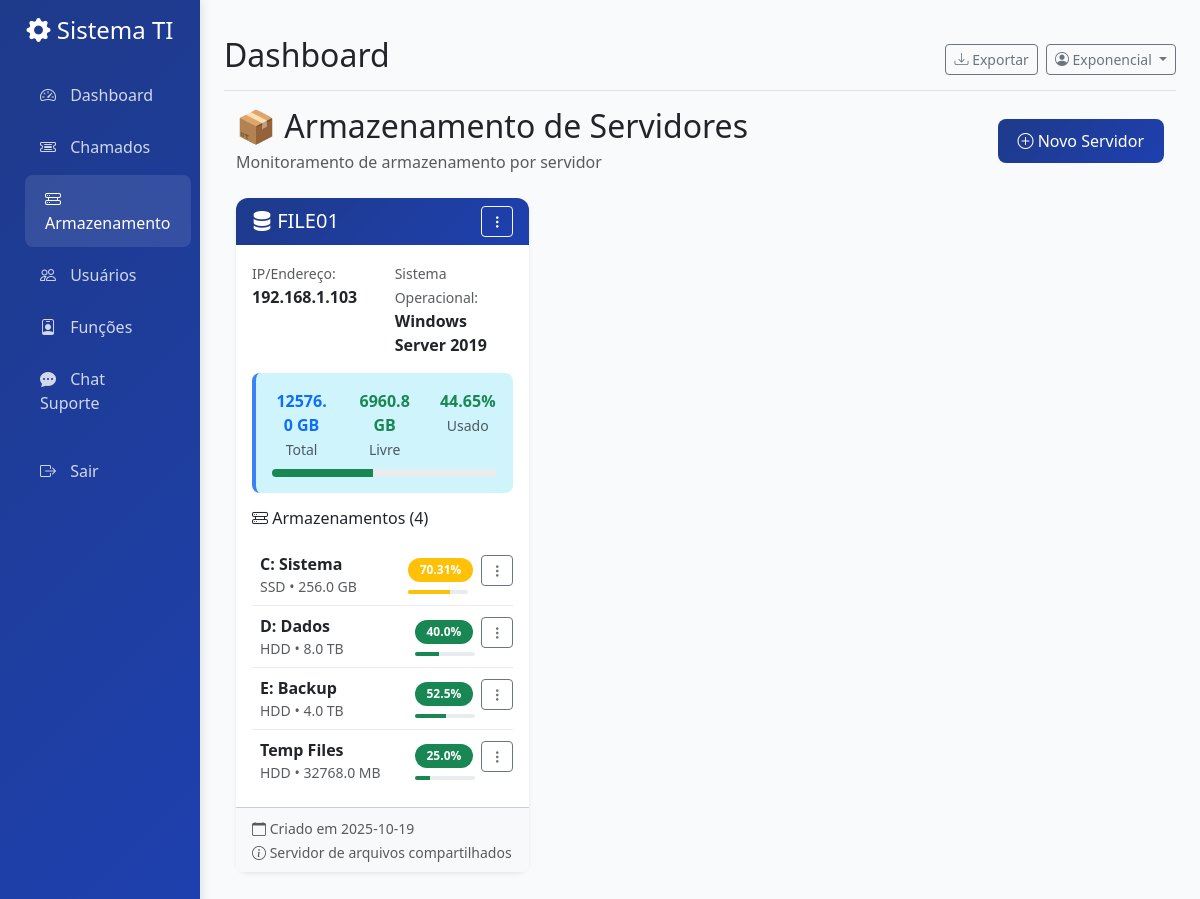
The app's page /storage/ (signed in), older data.
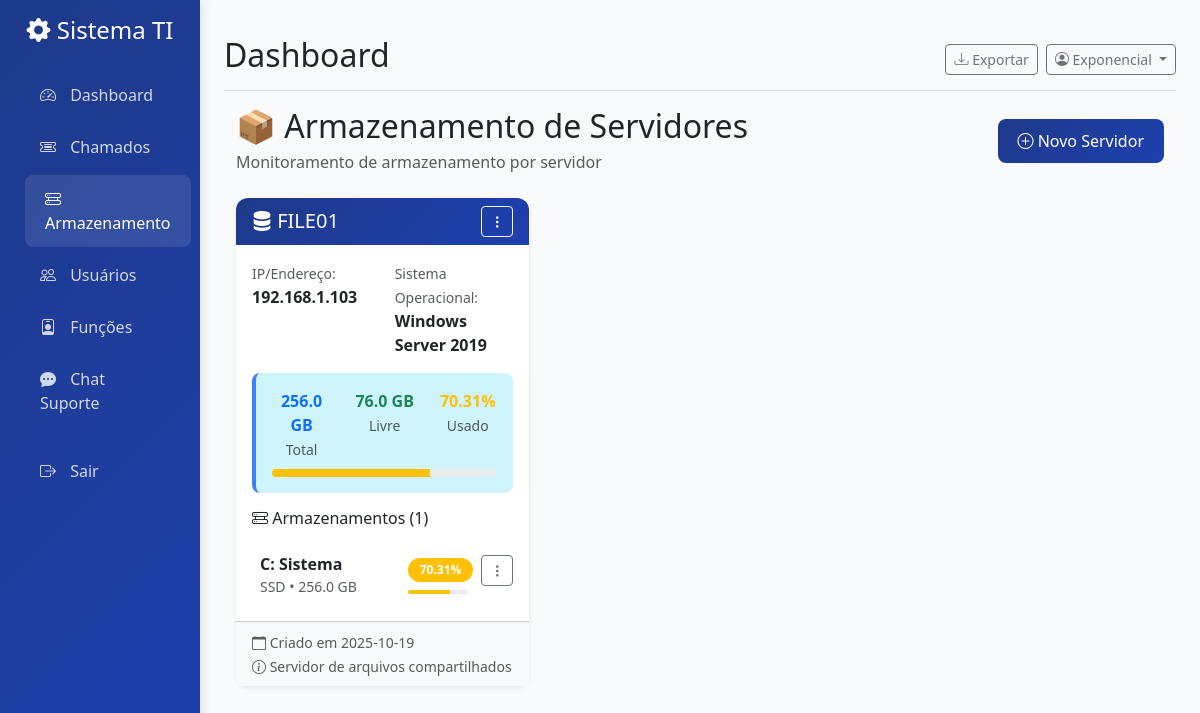
The same page, newer data.
### tables this page shows
CREATE TABLE servidores (
        id INTEGER PRIMARY KEY AUTOINCREMENT,
        nome TEXT NOT NULL UNIQUE,
        descricao TEXT,
        ip_endereco TEXT,
        sistema_operacional TEXT,
        observacoes TEXT,
        created_at TIMESTAMP DEFAULT CURRENT_TIMESTAMP,
        updated_at TIMESTAMP DEFAULT CURRENT_TIMESTAMP
    );

CREATE TABLE armazenamentos (
        id INTEGER PRIMARY KEY AUTOINCREMENT,
        servidor_id INTEGER NOT NULL,
        nome TEXT NOT NULL,
        tipo TEXT NOT NULL, -- 'SSD', 'HDD', 'NVMe', etc.
        capacidade_valor REAL NOT NULL,
        capacidade_unidade TEXT NOT NULL, -- 'GB' ou 'TB'
        usado_valor REAL NOT NULL,
        usado_unidade TEXT NOT NULL, -- 'GB' ou 'TB'
        observacoes TEXT,
        created_at TIMESTAMP DEFAULT CURRENT_TIMESTAMP,
        updated_at TIMESTAMP DEFAULT CURRENT_TIMESTAMP,
        FOREIGN KEY (servidor_id) REFERENCES servidores (id) ON DELETE CASCADE
    );

### routes/servidor_routes.py (the view)
@servidor_bp.route('/')
@login_required
def listar_servidores():
    if not can_access_storage():
        flash('Acesso negado! Você não tem permissão para acessar o armazenamento de servidores.', 'danger')
        return redirect(url_for('dashboard'))
    conn = get_db_connection()
    servidores_raw = conn.execute('''
        SELECT * FROM servidores
        ORDER BY nome
    ''').fetchall()
    servidores = []
    for servidor_row in servidores_raw:
        servidor = dict(servidor_row)
        armazenamentos_raw = conn.execute('''
            SELECT * FROM armazenamentos
            WHERE servidor_id = ?
            ORDER BY nome
        ''', (servidor['id'],)).fetchall()
        armazenamentos = []
        for arm_row in armazenamentos_raw:
            armazenamento = dict(arm_row)
            class MockArmazenamento:
                def __init__(self, data):
                    self.__dict__.update(data)
                    self.capacidade_gb = round(self._to_gb(self.capacidade_valor, self.capacidade_unidade), 2)
                    self.usado_gb = round(self._to_gb(self.usado_valor, self.usado_unidade), 2)
                    self.livre_gb = round(self.capacidade_gb - self.usado_gb, 2)
                    self.percentual_uso = round((self.usado_gb / self.capacidade_gb) * 100, 2) if self.capacidade_gb > 0 else 0.0
                    self.percentual_livre = round(100 - self.percentual_uso, 2)
                    self.status_cor = self._get_status_cor(self.percentual_uso)
                def _to_gb(self, valor, unidade):
                    if unidade.upper() == 'TB':
                        return valor * 1024
                    elif unidade.upper() == 'MB':
                        return valor / 1024
                    return valor
                def _get_status_cor(self, percentual_uso):
                    if percentual_uso < 70:
                        return 'success'
                    elif percentual_uso < 85:
                        return 'warning'
                    return 'danger'
            armazenamentos.append(MockArmazenamento(armazenamento))
        class MockServidor:
            def __init__(self, data, armazenamentos):
                self.__dict__.update(data)
                self.armazenamentos = armazenamentos
                self.total_armazenamentos = len(armazenamentos)
                self.capacidade_total_gb = sum(arm.capacidade_gb for arm in armazenamentos)
                self.usado_total_gb = sum(arm.usado_gb for arm in armazenamentos)
                self.livre_total_gb = round(self.capacidade_total_gb - self.usado_total_gb, 2)
                self.percentual_uso_total = round((self.usado_total_gb / self.capacidade_total_gb) * 100, 2) if self.capacidade_total_gb > 0 else 0.0
                self.status_cor_total = self._get_status_cor(self.percentual_uso_total)
            def _get_status_cor(self, percentual_uso):
                if percentual_uso < 70:
                    return 'success'
                elif percentual_uso < 85:
                    return 'warning'
                return 'danger'
        servidores.append(MockServidor(servidor, armazenamentos))
    conn.close()
    return render_template('servidores_lista.html', servidores=servidores)

### templates/servidores_lista.html (shortened to what this page needs)
{% extends "base.html" %}
{% block content %}
<div class="container-fluid">
    <div class="row">
        <div class="col-12">
            <div class="d-flex justify-content-between align-items-center mb-4">
                <div>
                    <h2 class="mb-1">📦 Armazenamento de Servidores</h2>
                    <p class="text-muted mb-0">Monitoramento de armazenamento por servidor</p>
                </div>
                <div>
                    <a href="{{ url_for('servidor.novo_servidor') }}" class="btn btn-primary">
                        <i class="bi bi-plus-circle"></i> Novo Servidor
                    </a>
                </div>
            </div>
            {% if servidores %}
            <div class="row">
                {% for servidor in servidores %}
                <div class="col-lg-6 col-xl-4 mb-4">
                    <div class="card h-100 shadow-sm">
                        <div class="card-header bg-primary text-white">
                            <div class="d-flex justify-content-between align-items-center">
                                <h5 class="mb-0">
                                    <i class="bi bi-server"></i> {{ servidor.nome }}
                                </h5>
                                <div class="dropdown">
                                    <button class="btn btn-sm btn-outline-light" type="button" data-bs-toggle="dropdown">
                                        <i class="bi bi-three-dots-vertical"></i>
                                    </button>
                                </div>
                            </div>
                        </div>
                        <div class="card-body">
                            <div class="row mb-3">
                                <div class="col-6">
                                    <small class="text-muted">IP/Endereço:</small><br>
                                    <strong>{{ servidor.ip_endereco or 'N/A' }}</strong>
                                </div>
                                <div class="col-6">
                                    <small class="text-muted">Sistema Operacional:</small><br>
                                    <strong>{{ servidor.sistema_operacional or 'N/A' }}</strong>
                                </div>
                            </div>
                            <div class="alert alert-info mb-3">
                                <div class="row text-center">
                                    <div class="col-4">
                                        <div class="fw-bold text-primary">{{ servidor.capacidade_total_gb }} GB</div>
                                        <small class="text-muted">Total</small>
                                    </div>
                                    <div class="col-4">
                                        <div class="fw-bold text-success">{{ servidor.livre_total_gb }} GB</div>
                                        <small class="text-muted">Livre</small>
                                    </div>
                                    <div class="col-4">
                                        <div class="fw-bold text-{{ servidor.status_cor_total }}">{{ servidor.percentual_uso_total }}%</div>
                                        <small class="text-muted">Usado</small>
                                    </div>
                                </div>
                                <div class="progress mt-2" style="height: 8px;">
                                    <div class="progress-bar bg-{{ servidor.status_cor_total }}"
                                         style="width: {{ servidor.percentual_uso_total }}%"></div>
                                </div>
                            </div>
                            <h6 class="mb-3">
                                <i class="bi bi-hdd-rack"></i>
                                Armazenamentos ({{ servidor.total_armazenamentos }})
                            </h6>
                            {% if servidor.armazenamentos %}
                            <div class="list-group list-group-flush">
                                {% for armazenamento in servidor.armazenamentos %}
                                <div class="list-group-item px-0 py-2">
                                    <div class="d-flex justify-content-between align-items-center">
                                        <div class="flex-grow-1">
                                            <div class="d-flex align-items-center">
                                                <div>
                                                    <strong>{{ armazenamento.nome }}</strong>
                                                    <small class="text-muted d-block">{{ armazenamento.tipo }} • {{ armazenamento.capacidade_valor }} {{ armazenamento.capacidade_unidade }}</small>
                                                </div>
                                            </div>
                                        </div>
                                        <div class="text-end">
                                            <div class="d-flex align-items-center">
                                                <span class="badge bg-{{ armazenamento.status_cor }} me-2">{{ armazenamento.percentual_uso }}%</span>
                                                <div class="dropdown">
                                                    <button class="btn btn-sm btn-outline-secondary" type="button" data-bs-toggle="dropdown">
                                                        <i class="bi bi-three-dots-vertical"></i>
                                                    </button>
                                                </div>
                                            </div>
                                            <div class="progress mt-1" style="height: 4px; width: 60px;">
                                                <div class="progress-bar bg-{{ armazenamento.status_cor }}"
                                                     style="width: {{ armazenamento.percentual_uso }}%"></div>
                                            </div>
                                        </div>
                                    </div>
                                </div>
                                {% endfor %}
                            </div>
                            {% endif %}
                        </div>
                        <div class="card-footer bg-light">
                            <small class="text-muted">
                                <i class="bi bi-calendar"></i> Criado em {{ servidor.created_at[:10] }}
                                {% if servidor.observacoes %}
                                <br><i class="bi bi-info-circle"></i> {{ servidor.observacoes[:50] }}{% if servidor.observacoes|length > 50 %}...{% endif %}
                                {% endif %}
                            </small>
                        </div>
                    </div>
                </div>
                {% endfor %}
            </div>
            {% endif %}
        </div>
    </div>
</div>
{% endblock %}

### templates/base.html (shortened to what this page needs)
<!DOCTYPE html>
<html lang="pt-BR">
<head>
    <link href="https://cdn.jsdelivr.net/npm/bootstrap@5.3.0/dist/css/bootstrap.min.css" rel="stylesheet">
    <link href="https://cdn.jsdelivr.net/npm/bootstrap-icons@1.10.0/font/bootstrap-icons.css" rel="stylesheet">
</head>
<body>
    <div class="container-fluid">
        <div class="row">
            <nav class="col-md-3 col-lg-2 d-md-block sidebar collapse" id="sidebar">
                <div class="position-sticky pt-3">
                    <div class="text-center mb-4">
                        <h4 class="text-white">
                            <i class="bi bi-gear-fill"></i>
                            Sistema TI
                        </h4>
                    </div>
                    <ul class="nav flex-column">
                        <li class="nav-item">
                            <a class="nav-link {% if request.endpoint == 'dashboard' %}active{% endif %}"
                               href="{{ url_for('dashboard') }}">
                                <i class="bi bi-speedometer2"></i>
                                Dashboard
                            </a>
                        </li>
                        {% if can_access_chamados() %}
                        <li class="nav-item">
                            <a class="nav-link {% if request.endpoint.startswith('chamados') %}active{% endif %}"
                               href="{{ url_for('chamados') }}">
                                <i class="bi bi-ticket-detailed"></i>
                                Chamados
                            </a>
                        </li>
                        {% endif %}
                        {% if can_access_storage() %}
                        <li class="nav-item">
                <a class="nav-link {% if request.endpoint.startswith('servidor') %}active{% endif %}"
                   href="{{ url_for('servidor.listar_servidores') }}">
                                <i class="bi bi-hdd-rack"></i>
                                Armazenamento
                            </a>
                        </li>
                        {% endif %}
                        {% if is_admin() %}
                        <li class="nav-item">
                            <a class="nav-link {% if request.endpoint == 'gerenciar_usuarios' %}active{% endif %}"
                               href="{{ url_for('gerenciar_usuarios') }}">
                                <i class="bi bi-people"></i>
                                Usuários
                            </a>
                        </li>
                        {% endif %}
                        {% if can_access_funcoes() %}
                        <li class="nav-item">
                            <a class="nav-link {% if request.endpoint.startswith('funcao') %}active{% endif %}"
                               href="{{ url_for('funcao.listar_funcoes') }}">
                                <i class="bi bi-person-badge"></i>
                                Funções
                            </a>
                        </li>
                        {% endif %}
                        {% if can_access_chat() %}
                        <li class="nav-item">
                            <a class="nav-link {% if request.endpoint == 'chat' %}active{% endif %}"
                               href="{{ url_for('chat') }}">
                                <i class="bi bi-chat-dots-fill"></i>
                                Chat Suporte
                            </a>
                        </li>
                        {% endif %}
                        <li class="nav-item mt-3">
                            <a class="nav-link" href="{{ url_for('logout') }}">
                                <i class="bi bi-box-arrow-right"></i>
                                Sair
                            </a>
                        </li>
                    </ul>
                </div>
            </nav>
            <main class="col-md-9 ms-sm-auto col-lg-10 px-md-4 main-content">
                <div class="d-flex justify-content-between flex-wrap flex-md-nowrap align-items-center pt-3 pb-2 mb-3 border-bottom">
                    <h1 class="h2">{% block page_title %}Dashboard{% endblock %}</h1>
                    <div class="btn-toolbar mb-2 mb-md-0">
                        <div class="btn-group me-2">
                            <button type="button" class="btn btn-sm btn-outline-secondary">
                                <i class="bi bi-download"></i> Exportar
                            </button>
                        </div>
                        <div class="dropdown">
                            <button class="btn btn-sm btn-outline-secondary dropdown-toggle" type="button" data-bs-toggle="dropdown">
                                <i class="bi bi-person-circle"></i> {{ session.username }}
                            </button>
                        </div>
                    </div>
                </div>
                {% block content %}{% endblock %}
            </main>
        </div>
    </div>
</body>
</html>

Row changes from the older to the newer data that the page shows:
removed armazenamentos: nome "D: Dados", tipo "HDD", capacidade_valor "8.0", capacidade_unidade "TB", percentual_uso "40.0"
removed armazenamentos: nome "E: Backup", tipo "HDD", capacidade_valor "4.0", capacidade_unidade "TB", percentual_uso "52.5"
removed armazenamentos: nome "Temp Files", tipo "HDD", capacidade_valor "32768.0", capacidade_unidade "MB", percentual_uso "25.0"
computed for servidores "FILE01": capacidade_total_gb "12576.0" → "256.0"; livre_total_gb "6960.8" → "76.0"; percentual_uso_total "44.65" → "70.31"; {{ servidor.percentual_uso_total }} 44.65 → 70.31 (drawn); total_armazenamentos "4" → "1"
